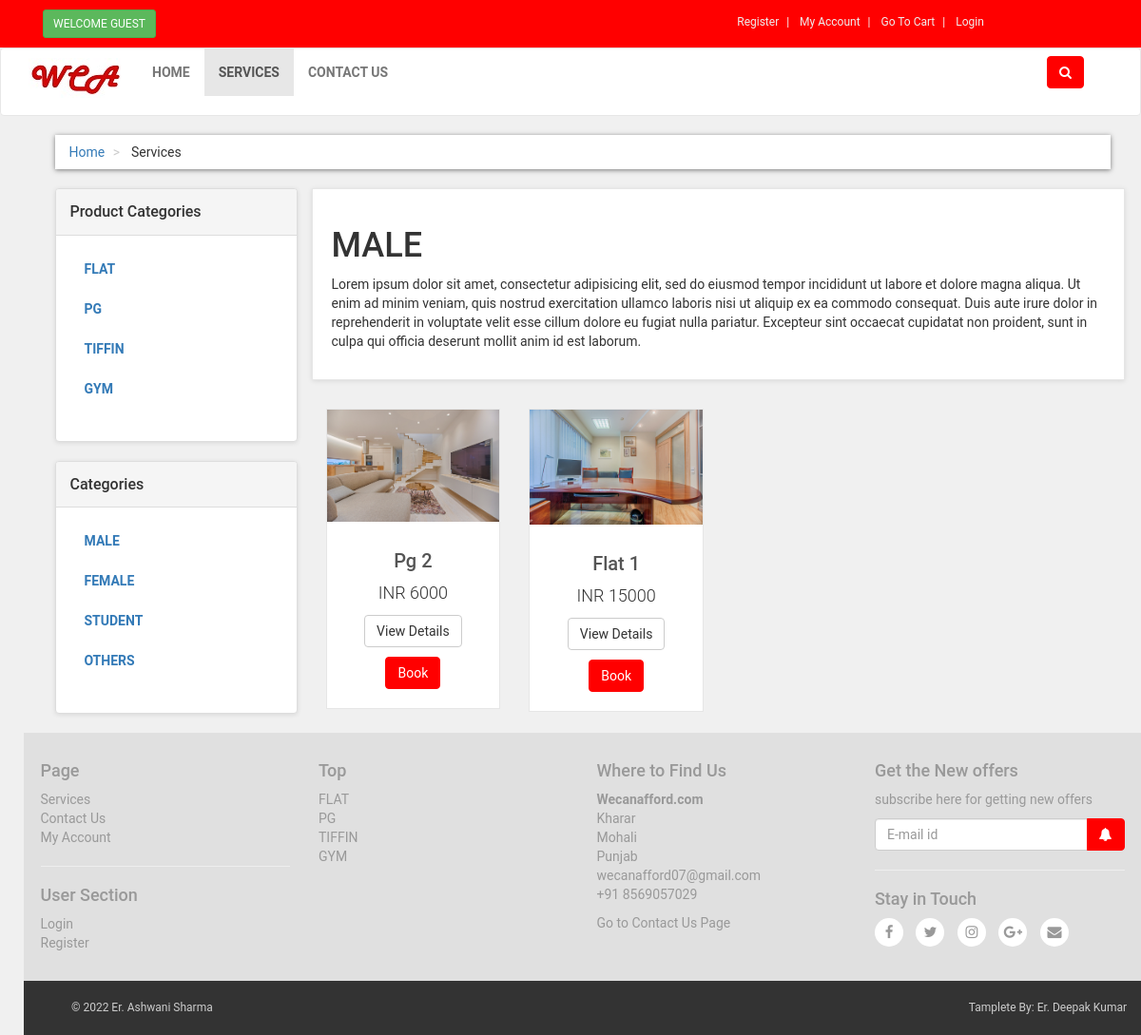
Screenshot of /services.php?cat_id=1 with the database file from the repository.
### tables this page shows
CREATE TABLE `product_categories` (
  `p_cat_id` int(10) NOT NULL,
  `p_cat_title` text NOT NULL,
  `p_cat_desc` text NOT NULL
);

CREATE TABLE `categories` (
  `cat_id` int(100) NOT NULL,
  `cat_title` text NOT NULL,
  `cat_desc` text NOT NULL
);

CREATE TABLE `products` (
  `product_id` int(100) NOT NULL,
  `p_cat_id` int(100) NOT NULL,
  `cat_id` int(100) NOT NULL,
  `date` timestamp NOT NULL DEFAULT current_timestamp() ON UPDATE current_timestamp(),
  `product_title` text NOT NULL,
  `product_img1` text NOT NULL,
  `product_img2` text NOT NULL,
  `product_img3` text NOT NULL,
  `product_price` int(200) NOT NULL,
  `product_desc` text NOT NULL,
  `product_keyword` text NOT NULL
);

### functions/functions.php (the view, shortened to what this page needs)
<?php
    $db=mysqli_connect("localhost","root","","wecanafford");
function getPCats(){
  global $db;
  $get_p_cats="select * from product_categories";
  $run_p_cats=mysqli_query($db,$get_p_cats);
  while($row_p_cats=mysqli_fetch_array($run_p_cats)){
    $p_cat_id=$row_p_cats['p_cat_id'];
    $p_cat_title=$row_p_cats['p_cat_title'];
    echo "<li>
        <a href='services.php?p_cat=$p_cat_id'>$p_cat_title</a>
    </li>";
  }
}
function getCat(){
 global $db;
 $get_cat="select * from categories";
 $run_cat=mysqli_query($db,$get_cat);
 while($row_cat=mysqli_fetch_array($run_cat)){
  $cat_id=$row_cat['cat_id'];
  $cat_title=$row_cat['cat_title'];
  echo "<li><a href='services.php?cat_id=$cat_id'>$cat_title</a></li>";
 }
}
function getCatpro(){
  global $db;
  if(isset($_GET['cat_id'])){
    $cat_id=$_GET['cat_id'];
    $get_cat="select * from categories where cat_id='$cat_id'";
    $run_cats=mysqli_query($db,$get_cat);
    $row_cat=mysqli_fetch_array($run_cats);
    $cat_title=$row_cat['cat_title'];
    $cat_desc=$row_cat['cat_desc'];
    $get_products="select * from products where cat_id='$cat_id'";
    $run_products=mysqli_query($db,$get_products);
    $count=mysqli_num_rows($run_products);
    if($count==0){
      echo "
      <div class='box'>
        <h1>No Product Found In This Category</h1>
      </div>";
    }
    else{
      echo "
      <div class='box'>
        <h1>$cat_title</h1>
        <p>$cat_desc</p>
      </div>";
    }
    while($row_products=mysqli_fetch_array($run_products)){
      $pro_id=$row_products['product_id'];
      $p_title=$row_products['product_title'];
      $p_price=$row_products['product_price'];
      $p_img1=$row_products['product_img1'];
      echo "
        <div class='col-md-3 col-sm-6 center_responsive'>
          <div class='product'>
            <a href='details.php?pro_id=$pro_id'>
              <img src='admin_area/uploads/$p_img1' class='img-responsive'>
            </a>
            <div class='text'>
              <h3>
              <a href='details.php?pro_id=$pro_id'>$p_title</a>
              </h3>
              <p class='price'>INR $p_price</p>
              <p class='buttons'>
              <a href='details.php?pro_id=$pro_id' class='btn btn-default'>View Details</a>
              <a href='details.php?pro_id=$pro_id' class='btn btn-primary'><i class='fa fa-shopping'></i>Book</a>
              </p>
            </div>
          </div>
        </div>
      ";
    }
  }
}
?>

### includes/footer.php (shortened to what this page needs)
<div id="footer">
    <div class="container">
        <div class="row">
            <div class="col-md-3 col-sm-6">
                <h4>Page</h4>
                <ul>
                    <li><a href="services.php">Services</a></li>
                    <li><a href="contactus.php">Contact Us</a></li>
                    <li>
                  		<?php
                        if(!isset($_SESSION['customer_email'])){
                          echo "<a href='checkout.php'>My Account</a>";
                        }
                        else{
                          echo "<a href='customer/my_account.php?my_order'>My Account</a>";
                        }
                      ?>
                    </li>
                </ul>
                <hr>
                <h4>User Section</h4>
                <ul>
                    <li> <?php
                      if(!isset($_SESSION['customer_email'])){
                        echo "<a href='checkout.php'>Login</a>";
                      }
                      else{
                        echo "<a href='logout.php'>Logout</a>";
                      }
                      ?>
                    </li>
                    <li><a href="customer_registration.php">Register</a></li>
                </ul>
            </div>
            <div class="col-md-3 col-sm-6">
                <h4>Top</h4>
                <ul>
                    <?php
                        $get_p_cats="select * from product_categories";
                        $run_p_cats=mysqli_query($con,$get_p_cats);
                        while($row_p_cat=mysqli_fetch_array($run_p_cats)){
                            $p_cat_id=$row_p_cat['p_cat_id'];
                            $p_cat_title=$row_p_cat['p_cat_title'];
                            echo "<li><a href='services.php?p_cat=$p_cat_id'> $p_cat_title </a></li>";
                        }
                    ?>
                </ul>
            </div>
            <div class="col-md-3 col-sm-6">
                <h4>Where to Find Us</h4>
                <p>
                    <strong>Wecanafford.com</strong>
                    <br>Kharar
                    <br>Mohali
                    <br>Punjab
                    <br>wecanafford07@gmail.com
                    <br>+91 8569057029
                </p>
                <a href="contact.php">Go to Contact Us Page</a>
            </div>
            <div class="col-md-3 col-sm-6">
                <h4>Get the New offers</h4>
                <p class="text-muted">
                    subscribe here for getting new offers
                </p>
                <form action="" method="post">
                    <div class="input-group">
                        <input type="text" name="user_query" placeholder="E-mail id" class="form-control" required="">
                            <span class="input-group-btn">
                                <button type="submit" value="subscribe" name="subscribe" class="btn btn-primary">
                                    <i class="fa fa-bell" style="font-size:14px"></i>
                                </button>
                            </span>
                     </div>
                </form>
                <hr>
                <h4>Stay in Touch</h4>
                <p class="social">
                    <a href="#"><i class="fa fa-facebook"></i></a>
                    <a href="#"><i class="fa fa-twitter"></i></a>
                    <a href="#"><i class="fa fa-instagram"></i></a>
                    <a href="#"><i class="fa fa-google-plus"></i></a>
                    <a href="#"><i class="fa fa-envelope"></i></a>
                </p>
            </div>
        </div>
    </div>
</div>
<div id="copyright">
    <div class="container">
        <div class="col-md-6">
            <p class="pull-left">
                &copy; 2022 Er. Ashwani Sharma
            </p>
        </div>
        <div class="col-md-6">
            <p class="pull-right">
                Tamplete By: Er. Deepak Kumar
            </p>
        </div>
    </div>
</div>

### styles/style.css (style rules this page uses)
body { font-family: "Roboto", helvetica arial, sans-sarif ; font-size: 14px; line-height: 1.42857143; background-color: #f0f0f0; }
.btn-primary { color: rgb(255, 255, 255); background-color: red; border-color:red; }
.box { background: #fff; margin: 0 0 30px; border: solid 1px #e6e6e6 ; padding: 20px; box-shadow: 0 1px 5px rgba(0, 0, 0, 0.1); }
#content .product { background-color: #fff; border: solid 1px #e6e6e6; }
#content .product .text p.price { font-size: 18px; text-align: center; font-weight: 300; }
#content .product .text .buttons { clear: both; text-align: center; }
#content .product .text h3 { text-align: center; font-size: 20px; }
#content .product .text h3 a { color:rgb(85, 85 ,85); }
#content .product .text { padding:10px 10px 0px }
#content .product .text .buttons .btn { margin-bottom: 10px; }
#content .panel.sidebar-menu ul.nav.category-menu li a { text-transform: uppercase; font-weight: bold; }
#footer { background: #e0e0e0; padding: 20px 0; }
#footer ul { padding-left: 0; list-style: none; }
#footer ul a { color: #999999; padding: 20px 0; }
#footer h4 { padding-left: 0; list-style: none; }
#footer h4 { color: #999999; padding: 0; }
#footer p { padding-left: 0; list-style: none; }
#footer p { color: #999999; padding: 0; }
#footer a { padding-left: 0; list-style: none; }
#footer a { color: #999999; padding: 0; }
#footer .social { text-align: left; }
#footer .social a { margin: 0 10px 0 0; columns: #fff; display: inline-block; width: 30px; height: 30px; border-radius: 15px; line-height: 30px; font-size: 15px; text-align: center; transform: all 0.2s ease-out; vertical-align: bottom; background-color:white; }
#copyright { background: #333; color: #ccc; padding: 20px; font-size: 12px; }
#copyright p { margin: 0; }

### rows the page displays
product_categories: p_cat_title "FLAT"
product_categories: p_cat_title "PG"
product_categories: p_cat_title "TIFFIN"
product_categories: p_cat_title "GYM"
categories: cat_title "MALE", cat_desc "Lorem ipsum dolor sit amet, consectetur adipisicing elit, sed do eiusmod tempor incididunt ut labore et dolore magna aliqua. Ut enim ad minim veniam, quis nostrud exercitation ullamco laboris nisi ut aliquip ex ea commodo consequat. Duis aute irure dolor in reprehenderit in voluptate velit esse cillum dolore eu fugiat nulla pariatur. Excepteur sint occaecat cupidatat non proident, sunt in culpa qui officia deserunt mollit anim id est laborum."
categories: cat_title "FEMALE"
categories: cat_title "STUDENT"
categories: cat_title "OTHERS"
products: product_img1 (picture), product_title "Pg 2", product_price "6000"
products: product_img1 (picture), product_title "Flat 1", product_price "15000"
